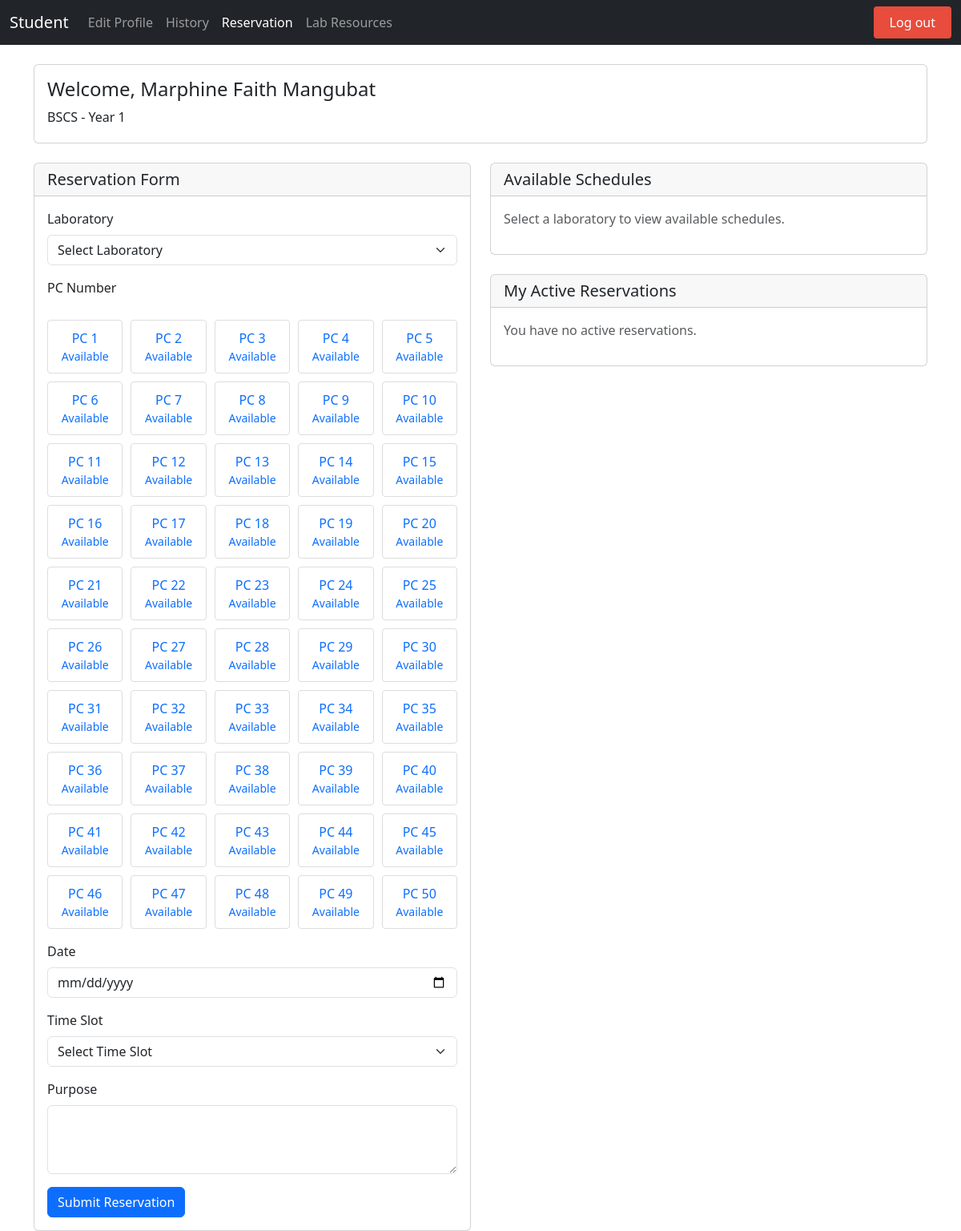
The page /reservation.php (signed in) on the database its author committed.
### tables this page shows
CREATE TABLE `user` (
  `IDNO` int(11) NOT NULL,
  `Lastname` varchar(50) NOT NULL,
  `Firstname` varchar(50) NOT NULL,
  `Midname` varchar(50) NOT NULL,
  `course` varchar(50) NOT NULL,
  `year_level` int(11) NOT NULL,
  `username` varchar(50) NOT NULL,
  `password` varchar(255) NOT NULL,
  `profilepic` varchar(255) NOT NULL DEFAULT 'default.png',
  `session_count` int(11) NOT NULL DEFAULT 30
);

### reservation.php (the view, shortened to what this page needs)
<?php
require_once 'connect.php';
$user_sql = "SELECT Firstname, Lastname, Midname, course, year_level FROM user WHERE IDNO = ?";
$user_stmt = $conn->prepare($user_sql);
$user_stmt->bind_param("s", $_SESSION['IDNO']);
$user_stmt->execute();
$user_info = $user_stmt->get_result()->fetch_assoc();
$reservations_sql = "SELECT r.* FROM reservations r
LEFT JOIN sitin_records s
  ON r.IDNO = s.IDNO
  AND r.LABORATORY = s.LABORATORY
  AND r.DATE = DATE(s.TIME_IN)
  AND r.TIME_SLOT = DATE_FORMAT(s.TIME_IN, '%H:%i-%H:%i')
  AND s.TIME_OUT IS NOT NULL
WHERE r.IDNO = ?
  AND r.DATE >= CURDATE()
  AND s.ID IS NULL
ORDER BY r.DATE, r.TIME_SLOT";
$reservations_stmt = $conn->prepare($reservations_sql);
$reservations_stmt->bind_param("s", $_SESSION['IDNO']);
$reservations_stmt->execute();
$reservations = $reservations_stmt->get_result();
?>
<!DOCTYPE html>
<html lang="en">
<head>
    <link href="https://cdn.jsdelivr.net/npm/bootstrap@5.3.3/dist/css/bootstrap.min.css" rel="stylesheet">
    <link rel="stylesheet" href="https://cdnjs.cloudflare.com/ajax/libs/font-awesome/6.0.0/css/all.min.css">
</head>
<body>
    <nav class="navbar navbar-expand-lg navbar-dark bg-dark">
        <div class="container-fluid">
            <a class="navbar-brand" href="dashboard.php">Student</a>
            <div class="collapse navbar-collapse" id="navbarNav">
                <ul class="navbar-nav">
                    <li class="nav-item"><a class="nav-link" href="edit.php">Edit Profile</a></li>
                    <li class="nav-item"><a class="nav-link" href="history.php">History</a></li>
                    <li class="nav-item"><a class="nav-link active" href="reservation.php">Reservation</a></li>
                    <li class="nav-item"><a class="nav-link" href="view_lab_resources.php">Lab Resources</a></li>
                </ul>
                <a href="login.php?logout=true" class="logout-btn ms-auto">Log out</a>
            </div>
        </div>
    </nav>
    <div class="container mt-4">
        <div class="card mb-4">
            <div class="card-body">
                <h4>Welcome, <?php echo htmlspecialchars($user_info['Firstname'] . ' ' . $user_info['Lastname']); ?></h4>
                <p class="mb-1"><?php echo htmlspecialchars($user_info['course'] . ' - Year ' . $user_info['year_level']); ?></p>
            </div>
        </div>
        <div class="row">
            <div class="col-md-6">
                <div class="card">
                    <div class="card-header">
                        <h5 class="mb-0">Reservation Form</h5>
                    </div>
                    <div class="card-body">
                        <form method="POST" action="">
                            <div class="mb-3">
                                <label for="laboratory" class="form-label">Laboratory</label>
                                <select class="form-select" id="laboratory" name="laboratory" required>
                                    <option value="">Select Laboratory</option>
                                </select>
                            </div>
                            <div class="mb-3">
                                <label for="pc_number" class="form-label">PC Number</label>
                                <div class="pc-grid">
                                    <?php
                                    for ($i = 1; $i <= 50; $i++) {
                                        $status = 'available';
                                        $disabled = '';
                                        $statusClass = 'btn-outline-primary';
                                    ?>
                                        <button type="button"
                                                class="btn <?php echo $statusClass; ?> pc-item"
                                                data-pc="<?php echo $i; ?>"
                                                <?php echo $disabled; ?>>
                                            PC <?php echo $i; ?>
                                            <small class="d-block"><?php echo ucfirst($status); ?></small>
                                        </button>
                                    <?php } ?>
                                </div>
                            </div>
                            <div class="mb-3">
                                <label for="date" class="form-label">Date</label>
                                <input type="date" class="form-control" id="date" name="date" required>
                            </div>
                            <div class="mb-3">
                                <label for="time_slot" class="form-label">Time Slot</label>
                                <select class="form-select" id="time_slot" name="time_slot" required>
                                    <option value="">Select Time Slot</option>
                                </select>
                            </div>
                            <div class="mb-3">
                                <label for="purpose" class="form-label">Purpose</label>
                                <textarea class="form-control" id="purpose" name="purpose" rows="3" required></textarea>
                            </div>
                            <button type="submit" class="btn btn-primary">Submit Reservation</button>
                        </form>
                    </div>
                </div>
            </div>
            <div class="col-md-6">
                <div class="card">
                    <div class="card-header">
                        <h5 class="mb-0">Available Schedules</h5>
                    </div>
                    <div class="card-body">
                        <div id="scheduleList">
                            <p class="text-muted">Select a laboratory to view available schedules.</p>
                        </div>
                    </div>
                </div>
                <div class="card mt-4">
                    <div class="card-header">
                        <h5 class="mb-0">My Active Reservations</h5>
                    </div>
                    <div class="card-body">
                        <?php if ($reservations->num_rows > 0): ?>
                            <div class="d-flex flex-column gap-3">
                                <?php while ($row = $reservations->fetch_assoc()): ?>
                                    <div class="reservation-card p-3 border rounded shadow-sm">
                                        <div class="d-flex justify-content-between align-items-center mb-2">
                                            <div>
                                                <strong>Lab:</strong> <?php echo htmlspecialchars($row['LABORATORY']); ?>
                                                <span class="mx-2">|</span>
                                                <strong>PC #:</strong> <?php echo htmlspecialchars($row['PC_NUMBER']); ?>
                                            </div>
                                            <span class="status-badge status-<?php echo strtolower($row['STATUS']); ?>">
                                                <?php echo ucfirst($row['STATUS']); ?>
                                            </span>
                                        </div>
                                        <div><strong>Date:</strong> <?php echo htmlspecialchars($row['DATE']); ?></div>
                                        <div><strong>Time Slot:</strong> <?php echo htmlspecialchars($row['TIME_SLOT']); ?></div>
                                        <div><strong>Purpose:</strong> <?php echo htmlspecialchars($row['PURPOSE']); ?></div>
                                    </div>
                                <?php endwhile; ?>
                            </div>
                        <?php else: ?>
                            <p class="text-muted">You have no active reservations.</p>
                        <?php endif; ?>
                    </div>
                </div>
            </div>
        </div>
    </div>
</body>
</html>

### reservation.php (style rules this page uses)
body { display: flex; min-height: 100vh; flex-direction: column; }
.logout-btn { background-color: #e74c3c; color: white !important; padding: 8px 20px !important; border-radius: 4px; transition: all 0.3s ease; margin-left: 20px; text-decoration: none; }
.pc-grid { display: grid; grid-template-columns: repeat(5, 1fr); gap: 10px; margin-top: 20px; }
.pc-item { padding: 10px; border: 1px solid #ddd; border-radius: 4px; text-align: center; cursor: pointer; transition: all 0.3s ease; }

### rows shown on the page
user: Firstname+Lastname "Marphine Faith Mangubat", course+year_level "BSCS - Year 1"

### other values the page prints
$status "Available"
